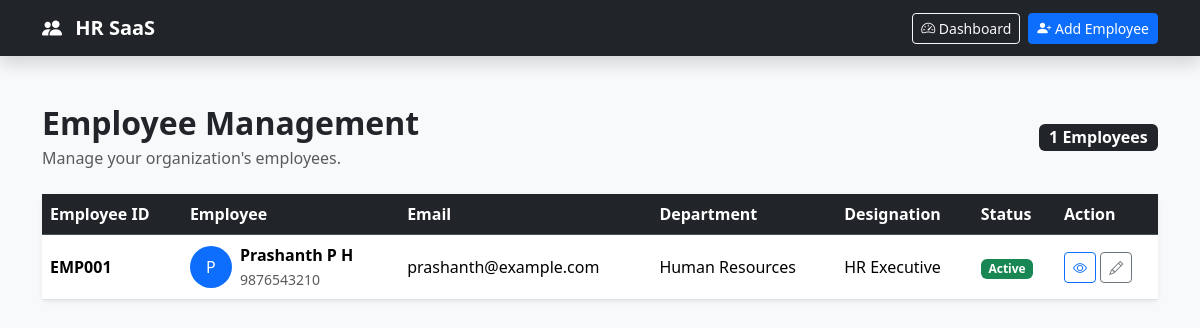
Page /employees/ (signed in) on the committed database.
### employees/models.py (models this page shows, shortened)
class Employee(models.Model):
    GENDER_CHOICES = [
        ("Male", "Male"),
        ("Female", "Female"),
        ("Other", "Other"),
    ]
    EMPLOYMENT_CHOICES = [
        ("Full Time", "Full Time"),
        ("Part Time", "Part Time"),
        ("Contract", "Contract"),
        ("Intern", "Intern"),
    ]
    STATUS_CHOICES = [
        ("Active", "Active"),
        ("Inactive", "Inactive"),
        ("On Leave", "On Leave"),
    ]
    employee_id = models.CharField(
        max_length=20,
        unique=True
    )
    first_name = models.CharField(
        max_length=100
    )
    last_name = models.CharField(
        max_length=100
    )
    email = models.EmailField(
        unique=True
    )
    phone = models.CharField(
        max_length=20
    )
    date_of_birth = models.DateField(
        null=True,
        blank=True
    )
    gender = models.CharField(
        max_length=20,
        choices=GENDER_CHOICES
    )
    department = models.CharField(
        max_length=100
    )
    designation = models.CharField(
        max_length=100
    )
    employment_type = models.CharField(
        max_length=20,
        choices=EMPLOYMENT_CHOICES,
        default="Full Time"
    )
    joining_date = models.DateField()
    salary = models.DecimalField(
        max_digits=12,
        decimal_places=2
    )
    status = models.CharField(
        max_length=20,
        choices=STATUS_CHOICES,
        default="Active"
    )
    address = models.TextField(
        blank=True
    )
    emergency_contact = models.CharField(
        max_length=20,
        blank=True
    )
    profile_photo = models.ImageField(
        upload_to="employees/",
        blank=True,
        null=True
    )
    created_at = models.DateTimeField(
        auto_now_add=True
    )
    updated_at = models.DateTimeField(
        auto_now=True
    )
    class Meta:
        ordering = ["-created_at"]

### employees/views.py (the view)
@admin_required
def employee_list(request):
    employees = Employee.objects.all()
    return render(
        request,
        "employees/employee_list.html",
        {
            "employees": employees,
        }
    )

### employees/views.py (called while the page is built)
def admin_required(view_func):
    return user_passes_test(
        lambda user: user.is_authenticated and user.is_staff,
        login_url="/"
    )(view_func)

### templates/employees/employee_list.html (shortened to what this page needs)
<!DOCTYPE html>
<html lang="en">
<head>
    <link
        href="https://cdn.jsdelivr.net/npm/bootstrap@5.3.3/dist/css/bootstrap.min.css"
        rel="stylesheet">
    <link
        href="https://cdn.jsdelivr.net/npm/bootstrap-icons@1.11.3/font/bootstrap-icons.css"
        rel="stylesheet">
</head>
<body class="bg-light">
<nav class="navbar navbar-expand-lg bg-dark navbar-dark shadow">
    <div class="container">
        <a class="navbar-brand fw-bold"
           href="/">
            <i class="bi bi-people-fill me-2"></i>
            HR SaaS
        </a>
        <div class="d-flex align-items-center">
            <a href="/dashboard/"
               class="btn btn-outline-light btn-sm me-2">
                <i class="bi bi-speedometer2"></i>
                Dashboard
            </a>
            <a href="{% url 'employee_create' %}"
               class="btn btn-primary btn-sm">
                <i class="bi bi-person-plus-fill"></i>
                Add Employee
            </a>
        </div>
    </div>
</nav>
<div class="container py-5">
    <div class="d-flex justify-content-between
                align-items-center mb-4">
        <div>
            <h2 class="fw-bold mb-1">
                Employee Management
            </h2>
            <p class="text-muted mb-0">
                Manage your organization's employees.
            </p>
        </div>
        <span class="badge bg-dark fs-6">
            {{ employees|length }} Employees
        </span>
    </div>
    <div class="card border-0 shadow-sm">
        <div class="card-body p-0">
            <div class="table-responsive">
                <table class="table table-hover align-middle mb-0">
                    <thead class="table-dark">
                        <tr>
                            <th>Employee ID</th>
                            <th>Employee</th>
                            <th>Email</th>
                            <th>Department</th>
                            <th>Designation</th>
                            <th>Status</th>
                            <th>Action</th>
                        </tr>
                    </thead>
                    <tbody>
                        {% for employee in employees %}
                        <tr>
                            <td>
                                <span class="fw-semibold">
                                    {{ employee.employee_id }}
                                </span>
                            </td>
                            <td>
                                <div class="d-flex align-items-center">
                                    {% if employee.profile_photo %}
                                        <img
                                            src="{{ employee.profile_photo.url }}"
                                            width="42"
                                            height="42"
                                            class="rounded-circle me-2"
                                            style="object-fit: cover;">
                                    {% else %}
                                        <div
                                            class="rounded-circle bg-primary
                                                   text-white d-flex
                                                   align-items-center
                                                   justify-content-center
                                                   me-2"
                                            style="width:42px;height:42px;">
                                            {{ employee.first_name|first|upper }}
                                        </div>
                                    {% endif %}
                                    <div>
                                        <div class="fw-semibold">
                                            {{ employee.first_name }}
                                            {{ employee.last_name }}
                                        </div>
                                        <small class="text-muted">
                                            {{ employee.phone }}
                                        </small>
                                    </div>
                                </div>
                            </td>
                            <td>
                                {{ employee.email }}
                            </td>
                            <td>
                                {{ employee.department }}
                            </td>
                            <td>
                                {{ employee.designation }}
                            </td>
                            <td>
                                {% if employee.status == "Active" %}
                                    <span class="badge bg-success">
                                        Active
                                    </span>
                                {% elif employee.status == "On Leave" %}
                                    <span class="badge bg-warning text-dark">
                                        On Leave
                                    </span>
                                {% else %}
                                    <span class="badge bg-secondary">
                                        Inactive
                                    </span>
                                {% endif %}
                            </td>
                            <td>
                                <a
                                    href="{% url 'employee_detail' employee.pk %}"
                                    class="btn btn-sm btn-outline-primary">
                                    <i class="bi bi-eye"></i>
                                </a>
                                <a
                                    href="{% url 'employee_update' employee.pk %}"
                                    class="btn btn-sm btn-outline-secondary">
                                    <i class="bi bi-pencil"></i>
                                </a>
                            </td>
                        </tr>
                        {% endfor %}
                    </tbody>
                </table>
            </div>
        </div>
    </div>
</div>
</body>
</html>

### rows in the picture
Employee: employee_id "EMP001", first_name|first "P", first_name "Prashanth", last_name "P H", phone "9876543210", email "prashanth@example.com", department "Human Resources", designation "HR Executive", status "Active"

### other values in the picture
{{ employees|length }} "1"
